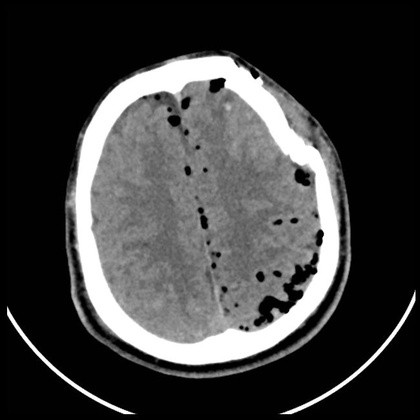
%> input picture pp11.jpg, 420 x 420 px, shrunk from 650 x 650 before the run
$ octave fprob.m   (GNU Octave 9; MATLAB toolbox functions it lacks are replaced by stand-ins)
%> lines starting %> are read from the running program, lines starting %| are printed output that depends on the picture; in (x1, y1, x2, y2) boxes, pixels count from 0 and x2, y2 are one past the last pixel; in counts of white or black regions, pixels touching at a corner belong together; the program's own positions count from 1
    Imagen_Brain = imread('pp11.jpg');
%> Imagen_Brain is the input picture: size 420x420 uint8; min 0, max 255, mean 63.4

    %Imagen_Bone = imread('p02.jpg');
    figure(1),
    subplot(2,1,1),imshow(Imagen_Brain)
    s = size(Imagen_Brain);                                                    %Tamaño de la Imagen
%> s = [420 420]
    [T,EM] = graythresh(Imagen_Brain);                                         %Segmentacion OTSU
%> T = 0.318; EM = 0.802
    BW = imbinarize(Imagen_Brain,T);                                           %Binarizacion de la Imagen con Segmentacion OTSU
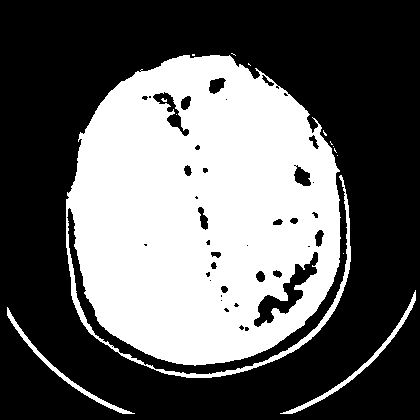
%> BW: size 420x420 logical; 38.4% white; 14 white regions (11 under 20 px), largest, box (x1, y1, x2, y2) and area: (66, 55, 351, 378) 66155, (280, 290, 416, 414) 800, (7, 307, 135, 414) 724
    BW2 = imfill(BW,'holes');                                                  %Rellena huecos de BW; BW2=Imagen sin huecos
%> BW2: size 420x420 logical; 40.2% white; 12 white regions (9 under 20 px), largest, box (x1, y1, x2, y2) and area: (66, 55, 351, 378) 69290, (280, 290, 416, 414) 800, (7, 307, 135, 414) 724
    BW3 = bwareafilt(BW2,1);                                                   %Mantiene el objeto mas grande(Contorno de la Cabeza); BW3=Imagen del Contorno del Craneo
%> BW3: size 420x420 logical; 39.3% white; 1 white region, box (x1, y1, x2, y2) and area: (66, 55, 351, 378) 69290
    BW7 = uint8(BW3);                                                          %BW3 como imagen uint8
    BW4 = BW7 & Imagen_Brain;                                                  %Segmentacion de prueba
%> BW4: size 420x420 logical; 39% white; 1 white region, box (x1, y1, x2, y2) and area: (66, 55, 351, 378) 68744
    BW_Prueba = uint8(Imagen_Brain.*0);
%> BW_Prueba: size 420x420 uint8; every value is 0
    for i= 2:s(1)-1
        for j= 2:s(2)-1
           if (Imagen_Brain(i,j)> 240)
             BW_Prueba(i,j) = 1;
           else
            BW_Prueba(i,j) = 0;
           end
        end
    end
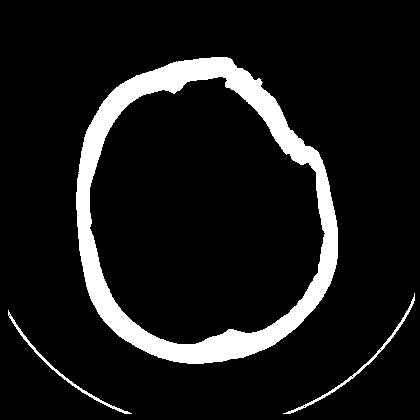
%> BW_Prueba: size 420x420 uint8; values 0 (black) and 1 (white), 9.7% white; 3 white regions, box (x1, y1, x2, y2) and area: (76, 57, 338, 364) 16153, (283, 293, 415, 414) 504, (8, 310, 132, 414) 461
    BW_Prueba2 = logical(BW_Prueba);                                           %BW_Prueba2 = Hueso del Craneo + Otros
    BW_Prueba3 = bwareafilt(BW_Prueba2,1);                                     %Mantener el objeto mas grande; BW_Prueba3 = Hueso del Craneo Aislado
%> BW_Prueba3: size 420x420 logical; 9.2% white; 1 white region, box (x1, y1, x2, y2) and area: (76, 57, 338, 364) 16153
    BW_Prueba4 = xor(BW,BW_Prueba3);                                           %Operacion Logica XOR entre BW y Hueso del Craneo Aislado
%> BW_Prueba4: size 420x420 logical; 29.2% white; 15 white regions (11 under 20 px), largest, box (x1, y1, x2, y2) and area: (90, 77, 325, 344) 43988, (66, 55, 351, 378) 6014, (280, 290, 416, 414) 800, (7, 307, 135, 414) 724
    BW_Prueba5 = bwareafilt(BW_Prueba4,1);                                     %Mantener el objeto mas grande de XOR
%> BW_Prueba5: size 420x420 logical; 24.9% white; 1 white region, box (x1, y1, x2, y2) and area: (90, 77, 325, 344) 43988
    BW_Prueba6 = BW_Prueba3 + BW_Prueba5;                                      %Hueso del Craneo + Cerebro
%> BW_Prueba6: size 420x420 double; values 0 (black) and 1 (white), 34.1% white; 1 white region, box (x1, y1, x2, y2) and area: (76, 57, 338, 364) 60141
    BW_Prueba6_Morph = bwmorph(BW_Prueba6,'remove');                           %Morfoligia del Hueso del craneo y Cerebro
%> BW_Prueba6_Morph: size 420x420 logical; 1.1% white in thin lines or dots, all inside (x1, y1, x2, y2) = (76, 57, 338, 364)
    [Label,n] = bwlabel(BW_Prueba6_Morph,8);                                   %Etiquetado de los contornos
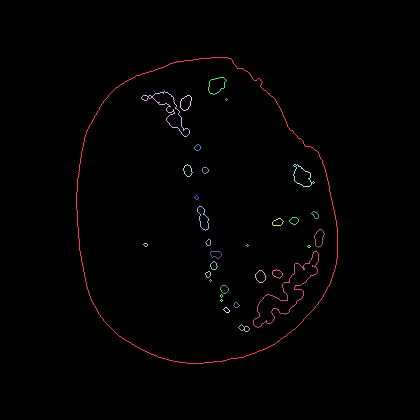
%> Label: size 420x420 double; 33 distinct labels, from 0 to 32; one colour per label, 0 black
%> n = 32
    cc = bwconncomp(BW_Prueba6_Morph);                                         %Cantidad de Objetos con Conectividad 8
%> cc = 32 connected components
    Etiquetas = labelmatrix(cc);                                               %Etiquetado de los Objetos
%> Etiquetas: size 420x420 uint8; 33 distinct labels, from 0 to 32
    Color = label2rgb(Etiquetas);                                              %Aplicacion de Color a las Etiquetas
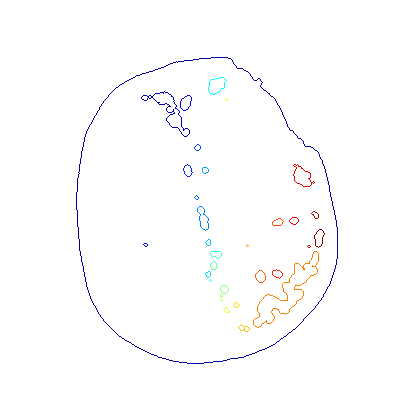
%> Color: size 420x420x3 uint8; mean R, G, B 253.1, 252.9, 253.6
    Objetos = cc.NumObjects;                                                   %Cantidad del Objetos en la Imagen
%> Objetos = 32
    Et_Craneo = (Label==1);                                                    %Etiqueta del Craneo (Primer objeto)
    g = [1 max(max(Label))];                                                   %Vector de tamaño [1 Maximo valor de Label]
%> g = [1 32]
    Area = zeros(g);                                                           %Vecotr de Areas
    BW_Areas_Afectadas = (BW_Prueba6_Morph).*0;                                %%
%> BW_Areas_Afectadas: size 420x420 double; every value is 0
    for j=2:max(max(Label))
        var = (Label== j);
        ar = imfill(var,'holes');
        Area(j) = sum(ar(:));
        BW_Areas_Afectadas = or(BW_Areas_Afectadas,ar);
    end                                                                        %Ciclo para Tomar las Areas de Cada Objeto
%> this loop made 31 passes
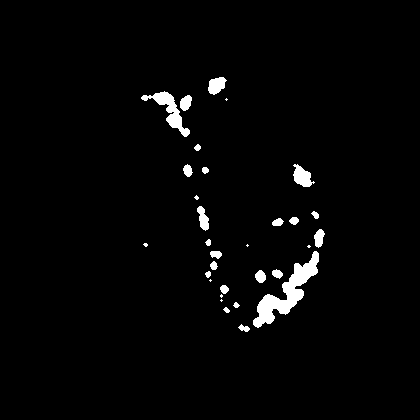
%> BW_Areas_Afectadas: size 420x420 logical; 2.3% white; 31 white regions (8 under 20 px), largest, box (x1, y1, x2, y2) and area: (253, 251, 319, 328) 1538, (141, 91, 190, 137) 625, (293, 164, 315, 187) 294
%> after the loop, Area = 32 values, max 1538 at index 24, min 0 at index 1, mean 127.1
    Area_Afectada = sum(Area);                                                 %Total del Area Afectada
%> Area_Afectada = 4068
    BW_Area_Craneo = imfill(Et_Craneo,'holes');                                %Area del Craneo
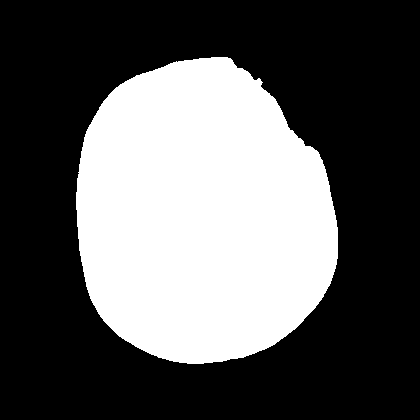
%> BW_Area_Craneo: size 420x420 logical; 35.8% white; 1 white region, box (x1, y1, x2, y2) and area: (76, 57, 338, 364) 63154
    Area_Craneo = bwarea(BW_Area_Craneo);                                      %Tomar Area del Craneo
%> Area_Craneo = 63192.6
    Area_Porcentaje = (Area_Afectada/Area_Craneo)* 100;                        %Area Afectada como Porcentaje
%> Area_Porcentaje = 6.44
    Im_Craneo = uint8(BW_Area_Craneo);
    A = double(Im_Craneo.*Imagen_Brain);
    BW_Areas_Cerebro = Et_Craneo + BW_Areas_Afectadas;
%> BW_Areas_Cerebro: size 420x420 double; values 0 (black) and 1 (white), 2.8% white; 32 white regions (8 under 20 px), largest, box (x1, y1, x2, y2) and area: (253, 251, 319, 328) 1538, (76, 57, 338, 364) 837, (141, 91, 190, 137) 625
    BW_Morph_Areas = bwmorph(BW_Areas_Afectadas,'skel',Inf);
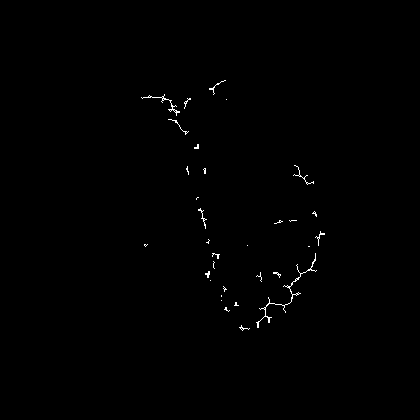
%> BW_Morph_Areas: size 420x420 logical; 0.4% white in thin lines or dots, all inside (x1, y1, x2, y2) = (141, 80, 325, 331)
    Terminaciones = sum(sum(bwmorph(BW_Morph_Areas,'endpoints')));
%> Terminaciones = 219
    Num_Euler = bweuler(BW_Areas_Cerebro);
%> Num_Euler = 31
    cp1 = [Area_Afectada Objetos Terminaciones Num_Euler]';
%> cp1 = [4068; 32; 219; 31]
%> (the run ends here)

$ run again, with pp10.jpg copied over pp11.jpg
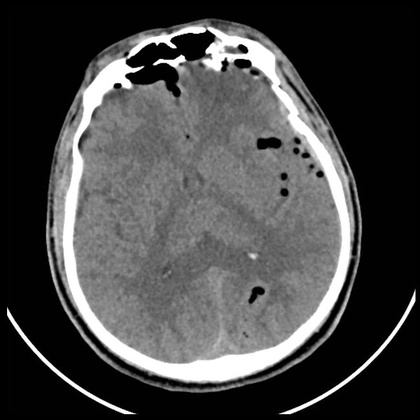
%> input picture pp10.jpg, 420 x 420 px, shrunk from 650 x 650 before the run
%> Imagen_Brain is the input picture: size 420x420 uint8; min 0, max 255, mean 71
%> T = 0.278; EM = 0.786
%> BW: size 420x420 logical; 49.4% white; 6 white regions (3 under 20 px), largest, box (x1, y1, x2, y2) and area: (46, 19, 362, 393) 85508, (279, 289, 416, 414) 813, (7, 307, 136, 414) 740
%> BW2: size 420x420 logical; 53.5% white; 1 black region, box (x1, y1, x2, y2) and area: (0, 0, 420, 420) 82068
%> BW3: size 420x420 logical; 52.6% white; 1 black region, box (x1, y1, x2, y2) and area: (0, 0, 420, 420) 83630
%> BW4: size 420x420 logical; 52% white; 354 black regions (350 under 20 px), largest, box (x1, y1, x2, y2) and area: (0, 0, 420, 420) 83630, (176, 34, 191, 46) 43, (239, 61, 251, 67) 25, (127, 58, 138, 65) 22
%> BW_Prueba3: size 420x420 logical; 5.8% white; 1 white region, box (x1, y1, x2, y2) and area: (63, 28, 350, 381) 10297
%> BW_Prueba4: size 420x420 logical; 43.5% white; 9 white regions (5 under 20 px), largest, box (x1, y1, x2, y2) and area: (46, 19, 362, 393) 75006, (279, 289, 416, 414) 813, (7, 307, 136, 414) 740, (218, 44, 249, 55) 190
%> BW_Prueba5: size 420x420 logical; 42.5% white; 1 white region, box (x1, y1, x2, y2) and area: (46, 19, 362, 393) 75006
%> BW_Prueba6: size 420x420 double; values 0 (black) and 1 (white), 48.4% white; 1 white region, box (x1, y1, x2, y2) and area: (46, 19, 362, 393) 85303
%> BW_Prueba6_Morph: size 420x420 logical; 2% white in thin lines or dots, all inside (x1, y1, x2, y2) = (46, 19, 362, 393)
%> Label: size 420x420 double; 40 distinct labels, from 0 to 39
%> n = 39
%> cc = 39 connected components
%> Etiquetas: size 420x420 uint8; 40 distinct labels, from 0 to 39
%> Objetos = 39
%> g = [1 39]
%> the loop `for j=2:max(max(Label))` made 38 passes
%> after the loop `for j=2:max(max(Label))`:
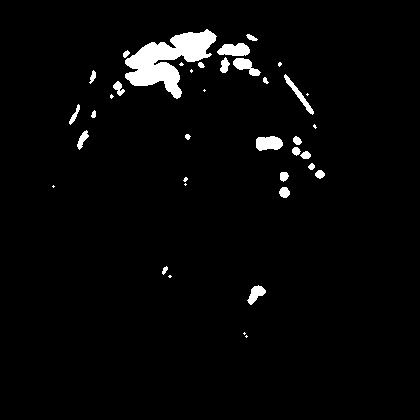
%> BW_Areas_Afectadas: size 420x420 logical; 3.1% white; 38 white regions (13 under 20 px), largest, box (x1, y1, x2, y2) and area: (125, 29, 217, 99) 2907, (217, 43, 250, 56) 328, (256, 136, 283, 151) 322
%> after the loop `for j=2:max(max(Label))`: Area = 39 values, max 2907 at index 10, min 0 at index 1, mean 139.3
%> Area_Afectada = 5431
%> Area_Craneo = 92821.9
%> Area_Porcentaje = 5.85
%> BW_Areas_Cerebro: size 420x420 double; values 0 (black) and 1 (white), 4.4% white; 39 white regions (13 under 20 px), largest, box (x1, y1, x2, y2) and area: (125, 29, 217, 99) 2907, (46, 19, 362, 393) 2333, (217, 43, 250, 56) 328
%> `BW_Morph_Areas = bwmorph(BW_Areas_Afectadas,'skel',Inf);`:
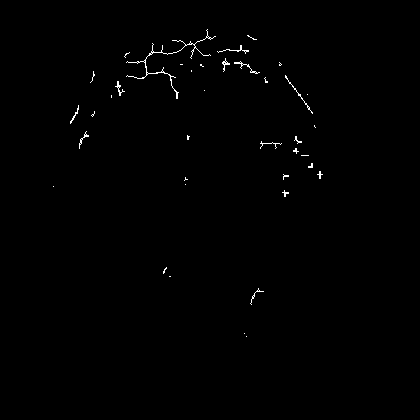
%> BW_Morph_Areas: size 420x420 logical; 0.5% white in thin lines or dots, all inside (x1, y1, x2, y2) = (53, 29, 323, 337)
%> Terminaciones = 293
%> Num_Euler = -21
%> cp1 = [5431; 39; 293; -21]

$ run again, with pp12.jpg copied over pp11.jpg
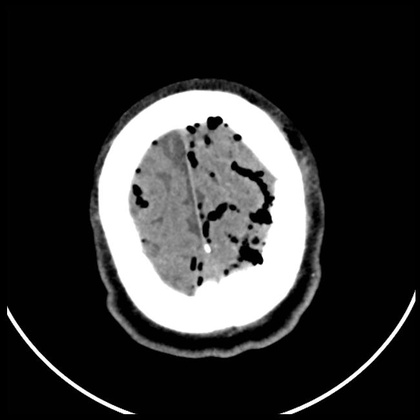
%> input picture pp12.jpg, 420 x 420 px, shrunk from 650 x 650 before the run
%> Imagen_Brain is the input picture: size 420x420 uint8; min 0, max 255, mean 50.6
%> T = 0.408; EM = 0.879
%> BW: size 420x420 logical; 22.8% white; 12 white regions (5 under 20 px), largest, box (x1, y1, x2, y2) and area: (95, 89, 311, 335) 37345, (164, 254, 320, 358) 985, (280, 291, 416, 414) 771
%> BW2: size 420x420 logical; 25.1% white; 10 white regions (3 under 20 px), largest, box (x1, y1, x2, y2) and area: (95, 89, 311, 335) 41399, (164, 254, 320, 358) 985, (280, 291, 416, 414) 771
%> BW3: size 420x420 logical; 23.5% white; 1 white region, box (x1, y1, x2, y2) and area: (95, 89, 311, 335) 41399
%> BW4: size 420x420 logical; 23.2% white; 1 white region, box (x1, y1, x2, y2) and area: (95, 89, 311, 335) 40850
%> after the loop `for i= 2:s(1)-1`:
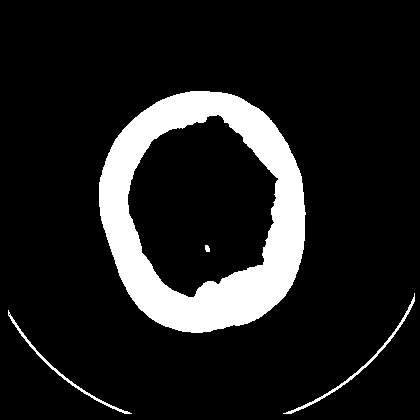
%> BW_Prueba: size 420x420 uint8; values 0 (black) and 1 (white), 12.3% white; 4 white regions, box (x1, y1, x2, y2) and area: (99, 91, 306, 333) 20627, (283, 293, 415, 414) 515, (8, 310, 132, 414) 449, (205, 245, 210, 252) 29
%> BW_Prueba3: size 420x420 logical; 11.7% white; 1 white region, box (x1, y1, x2, y2) and area: (99, 91, 306, 333) 20627
%> BW_Prueba4: size 420x420 logical; 11.1% white; 16 white regions (8 under 20 px), largest, box (x1, y1, x2, y2) and area: (128, 120, 278, 297) 15023, (95, 89, 311, 335) 1669, (164, 254, 320, 358) 985
%> BW_Prueba5: size 420x420 logical; 8.5% white; 1 white region, box (x1, y1, x2, y2) and area: (128, 120, 278, 297) 15023
%> BW_Prueba6: size 420x420 double; values 0 (black) and 1 (white), 20.2% white; 1 white region, box (x1, y1, x2, y2) and area: (99, 91, 306, 333) 35650
%> BW_Prueba6_Morph: size 420x420 logical; 1.2% white in thin lines or dots, all inside (x1, y1, x2, y2) = (99, 91, 306, 333)
%> Label: size 420x420 double; 25 distinct labels, from 0 to 24
%> n = 24
%> cc = 24 connected components
%> Etiquetas: size 420x420 uint8; 25 distinct labels, from 0 to 24
%> Objetos = 24
%> g = [1 24]
%> the loop `for j=2:max(max(Label))` made 23 passes
%> after the loop `for j=2:max(max(Label))`: Area = 24 values, max 1095 at index 22, min 0 at index 1, mean 233.1
%> Area_Afectada = 5594
%> BW_Area_Craneo: size 420x420 logical; 22.5% white; 1 white region, box (x1, y1, x2, y2) and area: (99, 91, 306, 333) 39730
%> Area_Craneo = 39760.9
%> Area_Porcentaje = 14.07
%> A: size 420x420 double; 256 distinct labels, from 0 to 255
%> BW_Areas_Cerebro: size 420x420 double; values 0 (black) and 1 (white), 3.5% white; 24 white regions (5 under 20 px), largest, box (x1, y1, x2, y2) and area: (230, 160, 276, 231) 1095, (171, 122, 201, 207) 1027, (186, 189, 241, 245) 966
%> `BW_Morph_Areas = bwmorph(BW_Areas_Afectadas,'skel',Inf);`:
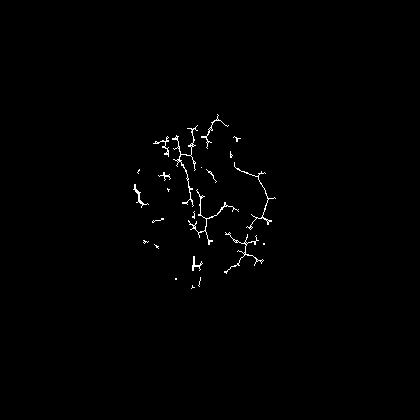
%> BW_Morph_Areas: size 420x420 logical; 0.66% white in thin lines or dots, all inside (x1, y1, x2, y2) = (133, 114, 276, 289)
%> Terminaciones = 350
%> Num_Euler = 23
%> cp1 = [5594; 24; 350; 23]

$ run again, with pp13.jpg copied over pp11.jpg
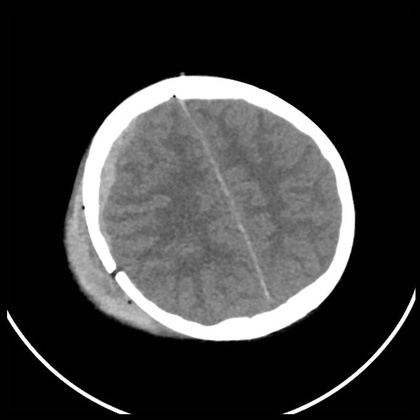
%> input picture pp13.jpg, 420 x 420 px, shrunk from 650 x 650 before the run
%> Imagen_Brain is the input picture: size 420x420 uint8; min 0, max 255, mean 55.2
%> T = 0.298; EM = 0.821
%> BW: size 420x420 logical; 35.6% white; 3 white regions, box (x1, y1, x2, y2) and area: (64, 72, 355, 341) 61247, (283, 289, 416, 414) 821, (7, 310, 130, 414) 699
%> BW2: size 420x420 logical; 35.6% white; 3 white regions, box (x1, y1, x2, y2) and area: (64, 72, 355, 341) 61279, (283, 289, 416, 414) 821, (7, 310, 130, 414) 699
%> BW3: size 420x420 logical; 34.7% white; 1 white region, box (x1, y1, x2, y2) and area: (64, 72, 355, 341) 61279
%> BW4: size 420x420 logical; 34.7% white; 1 white region, box (x1, y1, x2, y2) and area: (64, 72, 355, 341) 61278
%> BW_Prueba3: size 420x420 logical; 6.8% white; 1 white region, box (x1, y1, x2, y2) and area: (83, 76, 354, 340) 12007
%> BW_Prueba4: size 420x420 logical; 28.8% white; 9 white regions (4 under 20 px), largest, box (x1, y1, x2, y2) and area: (64, 72, 349, 341) 49021, (283, 289, 416, 414) 821, (7, 310, 130, 414) 699, (335, 148, 355, 257) 114, (264, 90, 335, 147) 78
%> BW_Prueba5: size 420x420 logical; 27.8% white; 1 white region, box (x1, y1, x2, y2) and area: (64, 72, 349, 341) 49021
%> BW_Prueba6: size 420x420 double; values 0 (black) and 1 (white), 34.6% white; 1 white region, box (x1, y1, x2, y2) and area: (64, 72, 354, 341) 61028
%> BW_Prueba6_Morph: size 420x420 logical; 0.48% white in thin lines or dots, all inside (x1, y1, x2, y2) = (64, 72, 354, 341)
%> Label: size 420x420 double; 6 distinct labels, from 0 to 5
%> n = 5
%> cc = 5 connected components
%> Etiquetas: size 420x420 uint8; 6 distinct labels, from 0 to 5
%> `Color = label2rgb(Etiquetas);`:
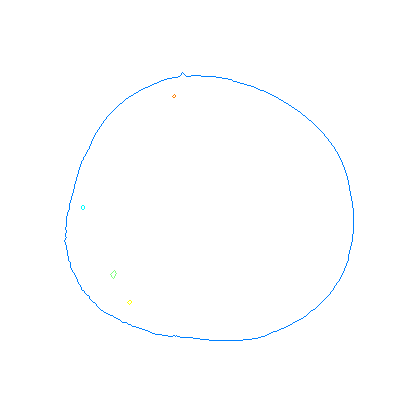
%> Color: size 420x420x3 uint8; mean R, G, B 253.8, 254.4, 255
%> Objetos = 5
%> g = [1 5]
%> the loop `for j=2:max(max(Label))` made 4 passes
%> after the loop `for j=2:max(max(Label))`: Area = [0 16 33 15 10]
%> Area_Afectada = 74
%> BW_Area_Craneo: size 420x420 logical; 34.6% white; 1 white region, box (x1, y1, x2, y2) and area: (64, 72, 354, 341) 61060
%> Area_Craneo = 61100.1
%> Area_Porcentaje = 0.121
%> BW_Morph_Areas: size 420x420 logical; 0.02% white in thin lines or dots, all inside (x1, y1, x2, y2) = (82, 95, 175, 303)
%> Terminaciones = 20
%> Num_Euler = 4
%> cp1 = [74; 5; 20; 4]
